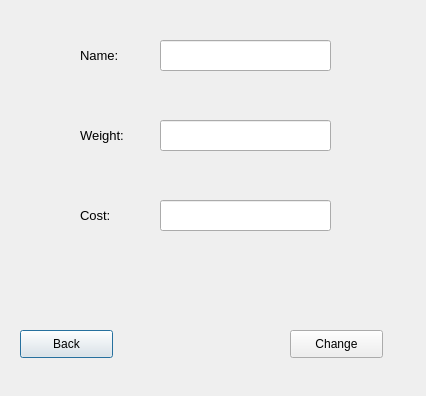
<?xml version="1.0" encoding="UTF-8"?>
<ui version="4.0">
 <class>Dialog</class>
 <widget class="QDialog" name="Dialog">
  <property name="geometry">
   <rect>
    <x>0</x>
    <y>0</y>
    <width>426</width>
    <height>396</height>
   </rect>
  </property>
  <property name="windowTitle">
   <string>Dialog</string>
  </property>
  <widget class="QPushButton" name="Back_button">
   <property name="geometry">
    <rect>
     <x>20</x>
     <y>330</y>
     <width>93</width>
     <height>28</height>
    </rect>
   </property>
   <property name="text">
    <string>Back</string>
   </property>
  </widget>
  <widget class="QPushButton" name="ChangeButton">
   <property name="geometry">
    <rect>
     <x>290</x>
     <y>330</y>
     <width>93</width>
     <height>28</height>
    </rect>
   </property>
   <property name="text">
    <string>Change</string>
   </property>
  </widget>
  <widget class="QLabel" name="Name_label">
   <property name="geometry">
    <rect>
     <x>80</x>
     <y>40</y>
     <width>51</width>
     <height>31</height>
    </rect>
   </property>
   <property name="font">
    <font>
     <pointsize>10</pointsize>
    </font>
   </property>
   <property name="text">
    <string>Name:</string>
   </property>
   <property name="textFormat">
    <enum>Qt::AutoText</enum>
   </property>
  </widget>
  <widget class="QLineEdit" name="Name_line">
   <property name="geometry">
    <rect>
     <x>160</x>
     <y>40</y>
     <width>171</width>
     <height>31</height>
    </rect>
   </property>
   <property name="font">
    <font>
     <pointsize>10</pointsize>
    </font>
   </property>
  </widget>
  <widget class="QLineEdit" name="Weigth_line">
   <property name="geometry">
    <rect>
     <x>160</x>
     <y>120</y>
     <width>171</width>
     <height>31</height>
    </rect>
   </property>
   <property name="font">
    <font>
     <pointsize>10</pointsize>
    </font>
   </property>
  </widget>
  <widget class="QLabel" name="weight_label">
   <property name="geometry">
    <rect>
     <x>80</x>
     <y>120</y>
     <width>61</width>
     <height>31</height>
    </rect>
   </property>
   <property name="font">
    <font>
     <pointsize>10</pointsize>
    </font>
   </property>
   <property name="text">
    <string>Weight:</string>
   </property>
   <property name="textFormat">
    <enum>Qt::AutoText</enum>
   </property>
  </widget>
  <widget class="QLineEdit" name="Cost_line">
   <property name="geometry">
    <rect>
     <x>160</x>
     <y>200</y>
     <width>171</width>
     <height>31</height>
    </rect>
   </property>
   <property name="font">
    <font>
     <pointsize>10</pointsize>
    </font>
   </property>
  </widget>
  <widget class="QLabel" name="Cost_label">
   <property name="geometry">
    <rect>
     <x>80</x>
     <y>200</y>
     <width>51</width>
     <height>31</height>
    </rect>
   </property>
   <property name="font">
    <font>
     <pointsize>10</pointsize>
    </font>
   </property>
   <property name="text">
    <string>Cost:</string>
   </property>
   <property name="textFormat">
    <enum>Qt::AutoText</enum>
   </property>
  </widget>
  <widget class="QLabel" name="ErrorLable">
   <property name="geometry">
    <rect>
     <x>110</x>
     <y>270</y>
     <width>201</width>
     <height>20</height>
    </rect>
   </property>
   <property name="text">
    <string/>
   </property>
  </widget>
 </widget>
 <resources/>
 <connections/>
</ui>
